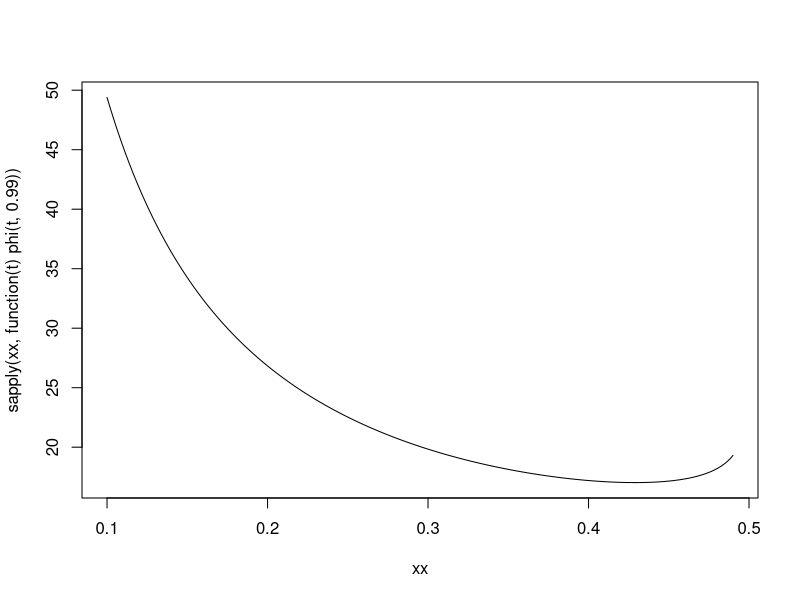

The R source for this figure:
# Ce code est le solutionnaire pour l'examen partiel informatique A17
# Code developpe par les auxiliaires Christopher Blier-Wong et 
# Ihsan Chaoubi. 

# Question 1 --------------------------------------------------------------

FX1 <- function(x) exp(-(x/1000)^(-2))
FX2 <- function(x) 1 + (log(1 - 0.5*exp(-x/2000))/log(2))

VaRX1 <- function(kap) sqrt(-(1000^2)/log(kap))
VaRX2 <- function(kap) -2000 * log(2 - 2^kap)
VaRS <- function(kap) VaRX1(kap) + VaRX2(kap)

FX1(VaRX1(0.9)) # check ok
FX2(VaRX2(0.9)) # check ok

VaRcx <- function(VaR, kap) 0.25*VaR(1 - 0.25*(1-kap)) + 0.5*VaR(1 - 0.5*(1-kap)) + 0.25*VaR(1 - 0.75*(1-kap))

VaRcx(VaRX1, 0.9) # reponse
VaRcx(VaRX2, 0.9) # reponse

VaRcx(VaRX1, 0.9) + VaRcx(VaRX2, 0.9) # reponse
VaRcx(VaRS, 0.9) # reponse alternative

(Fs5000 <- optimize(function(t) abs(VaRX1(t) + VaRX2(t) - 5000), c(0.81, 0.812))$minimum)
VaRS(Fs5000) # check ok

# Question 2 --------------------------------------------------------------

params <- c(log(100) - 0.5, log(200) - 0.32, 1, 0.8, 0.5)

m <- 1000000

set.seed(2017)
U <- matrix(runif(m*2), m, 2, byrow = TRUE)
Z <- qnorm(U)

Y1 <- params[1] + params[3]*Z[, 1]
Y2 <- params[2] + params[4]*(params[5]*Z[, 1] + sqrt(1 - params[5]^2)*Z[, 2])

X <- exp(cbind(Y1, Y2))
S <- rowSums(X)

U[c(1, m), ] # verif
Z[c(1, m), ] # verif

U[2, ] # reponse i
Z[2, ] # reponse i
X[2, ] # reponse i

X1.sort <- sort(X[, 1])
X2.sort <- sort(X[, 2])

# reponses ii
X1.sort[m*0.99] # VaR X1
X2.sort[m*0.99] # VaR X2
0.25*X1.sort[m*(1-1/4*(1-.99))] + 0.5*X1.sort[m*(1-2/4*(1-.99))] + 0.25*X1.sort[m*(1-3/4*(1-.99))] # VaR convexe X1
0.25*X2.sort[m*(1-1/4*(1-.99))] + 0.5*X2.sort[m*(1-2/4*(1-.99))] + 0.25*X2.sort[m*(1-3/4*(1-.99))] # VaR convexe X2

mean(X1.sort[(0.99*m + 1):m]) # TVaR X1
mean(X2.sort[(0.99*m + 1):m]) # TVaR X2

# reponses iii

S.sort <- sort(S)

S.sort[m*0.99] # VaR S
0.25*S.sort[m*(1-1/4*(1-.99))] + 0.5*S.sort[m*(1-2/4*(1-.99))] + 0.25*S.sort[m*(1-3/4*(1-.99))] # VaR convexe S
mean(S.sort[(0.99*m + 1):m]) # TVaR S

# reponse iv

0.25*X1.sort[m*(1-1/4)] + 0.5*X1.sort[m*(1-2/4)] + 0.25*X1.sort[m*(1-3/4)] # VaR convexe X1
0.25*X2.sort[m*(1-1/4)] + 0.5*X2.sort[m*(1-2/4)] + 0.25*X2.sort[m*(1-3/4)] # VaR convexe X2
0.25*S.sort[m*(1-1/4)] + 0.5*S.sort[m*(1-2/4)] + 0.25*S.sort[m*(1-3/4)] # VaR convexe S

0.25*X1.sort[m*(1-1/4)] + 0.5*X1.sort[m*(1-2/4)] + 0.25*X1.sort[m*(1-3/4)] + 
  0.25*X2.sort[m*(1-1/4)] + 0.5*X2.sort[m*(1-2/4)] + 0.25*X2.sort[m*(1-3/4)] 
# VaRcxS > VaRcxX1 + VaRcxX2 alors pas sous-additive

# reponse v

mean(X1.sort[(0.999*m + 1):m]) + mean(X2.sort[(0.999*m + 1):m]) - mean(S.sort[(0.999*m + 1):m])

# Question 3 --------------------------------------------------------------

params <- c(10, 0.2, 10, 0.3, 0.8, 0.3, 0.2)

fb1 <- dbinom(0:params[1], params[1], params[2])
fb2 <- dbinom(0:params[3], params[3], params[4])
Pm12 <- function(t1, t2) exp(params[5]*(t1 - 1))*exp(params[6]*(t2 - 1))*exp(params[7]*(t1*t2 - 1))

m <- log(4096)/log(2)
aa <- 2**m

phib1 <- fft(c(fb1, numeric(aa - length(fb1))))
phib2 <- fft(c(fb2, numeric(aa - length(fb2))))

phis <- Pm12(phib1, phib2)

fs <- Re(fft(phis, inverse = TRUE)/aa)

fs[1]
sum(fs*0:4095) # moyenne ok

fs[1 + c(2, 3, 4)] # verif ok
fs[1 + c(0, 1, 5, 10)] # reponse

Fs <- cumsum(fs)

min(which(Fs > 0.9999)) - 1 # verif ok
sapply(c(0.9, 0.99, 0.999), function(t) min(which(Fs > t)) - 1) # reponse

# Question 4 --------------------------------------------------------------

params <- c(1, 0.5, 1)


M1 <- function(t, bet) (bet/(bet - t))
Ms <- function(t){
  (1 + params[3])*M1(t, params[1])*M1(t, params[2]) - 
    params[3]*M1(t, 2*params[1])*M1(t, params[2]) -
    params[3]*M1(t, params[1])*M1(t, 2*params[2]) + 
    params[3]*M1(t, 2*params[1])*M1(t, 2*params[2])
} 

phi <- function(t, kap) 1/t*log(Ms(t)/(1 - kap))

xx <- seq(0.1, 0.49, length.out = 1000)
plot(xx, sapply(xx, function(t) phi(t, 0.99)), type = "l") # fonction convexe

min_res <- optimize(function(t) phi(t, 0.99), lower = 0, upper = .5, tol = .Machine$double.eps)

min_res$minimum # parametre tk
min_res$objective # eVaR

# Question 5 --------------------------------------------------------------

Fx <- function(x) 1 - (2/(2 + x))^1.2
VaRX <- function(kap) 2*((1 - kap)^(-1/1.2) - 1)
VaRS <- function(kap) VaRX(0.5 - kap/2) + VaRX(0.5 + kap/2)

optimize(function(t) abs(VaRS(t) - 300), c(0.99, 1))$minimum
optimize(function(t) abs(VaRS(t) - 100), c(0.98, 0.99))$minimum

# Question 6 --------------------------------------------------------------

# a) 

(scale1 <- -1/3*log(0.01))
(scale2 <- -1/2*log(0.01))

# b) 

1/scale1 # moyenne W1
1/scale2 # moyenne W2

# d) 

(scalen <- scale1 + scale2)

fc <- c(0, 0.4*dgeom(0:100, 0.2) + 0.6*dgeom(0:100, 0.4))

# e) 

1/scale2 # moyenne Wn

# f)

m <- 14
aa <- 2^m

fc <- c(fc, numeric(aa - length(fc)))
phic <- fft(fc, inverse = FALSE)
phin <- exp(4*scalen*(phic - 1))
fs <- Re(fft(phin, inverse = TRUE)/aa)

fs[1 + c(50, 60, 70)] # reponse densite


# ici on prend l'indice k + 1 + 1 parce que fs[1] est f(0)
# et on prend un de plus parce que c'est plus grand et non egal
sum(fs[(100 + 1 + 1):aa]) # verification ok
sum(fs[(105 + 1 + 1):aa]) # reponse

# g) 
Fs <- cumsum(fs)
# moins un parce que le premier element est pour f(0)
min(which(Fs > 0.99)) - 1 # verification ok
min(which(Fs > 0.9)) - 1 # reponse
